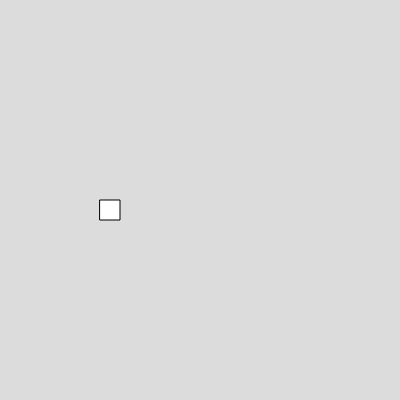
Frame 1 (no input)
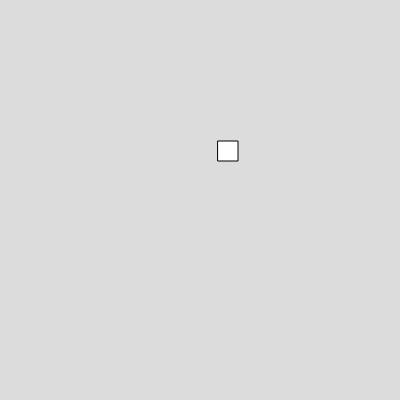
Frame 60 (no input)
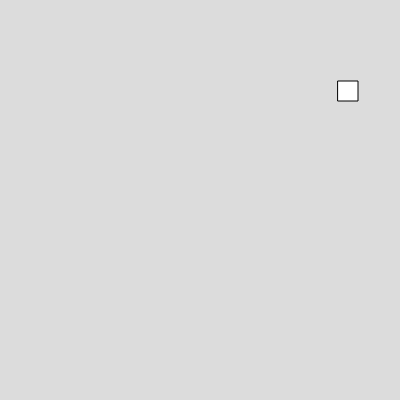
Frame 120 (the mouse pressed at the canvas centre since frame 60)

The p5.js sketch that drew these frames (run headless with seeded random() and noise() and a simulated clock; from frame 60 on, the mouse is pressed at the canvas centre):

// p5.js sketch
// ── sketch.js
var box;



function setup() 
{
  createCanvas(400, 400);
 box = new Box (100, 200, 20, 20, 2, 1);


}

function draw() 
{
  background(220);
  box.show();
  box.moveup();
  box.move();
}


// ── box.js
class Box
  {
    constructor(x,y,w,h,vx,vy)
    {
      this.x =x;
      this.y =y;
      this.w =w;
      this.h = h;
      this.vx = vx;
      this.vy = vy;
    }
    
    show()
    {
      rect(this.x,this.y,this.w,this.h)
    }
    
    move()
    {
      this.x = this.x+this.vx;
    }

    moveup()
    {
      this.y = this.y-this.vy;
    }

  }

  
